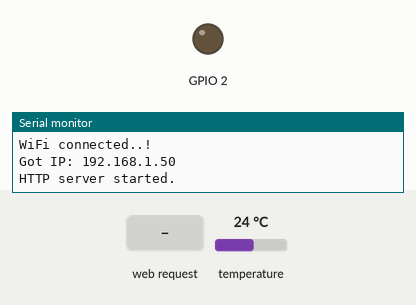
A program run on a simulated ESP32. Shown: output pins drawn as LEDs (lit = HIGH), the last lines printed to the serial monitor. Inputs (shaded band) come from the test bench; at power-on: temperature 24 °C. WiFi joins after 1.5 s; servers stay silent unless stated.

Above: at 3.3 s.
3.4 s: HTTP request GET /update received
At 5.7 s:
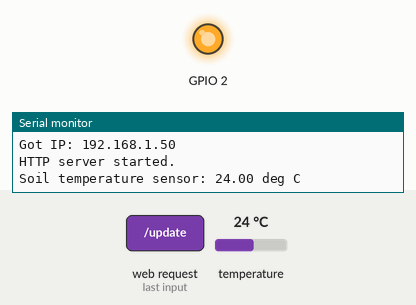
6.4 s: HTTP request GET / received
At 7.4 s:
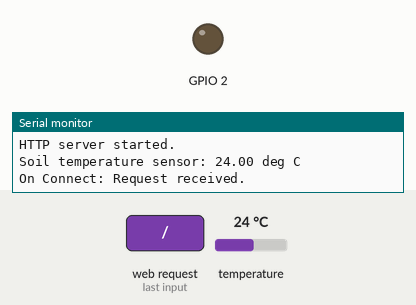
Timing chart, 0 to 9.4 s (numbered marks = the images above; inputs shaded):
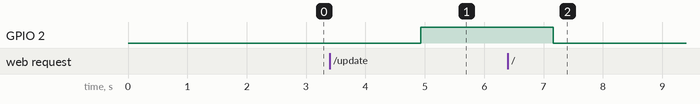

Measured:
- after the input at 3.4 s, GPIO 2: LOW → HIGH after 1.5 s
- after the input at 6.4 s, GPIO 2: HIGH → LOW after 0.76 s

The program:

main.cpp
```cpp
#include <WiFi.h>
#include <WebServer.h>
#include <Arduino.h>
#include "Sensors/SoilMoistureSensor/SoilMoistureSensor.hpp"
#include "Sensors/SoilTemperatureSensor/SoilTemperatureSensor.hpp"
#include "Sensors/DummySensor/DummySensor.hpp"
#include "Sensors/ISensor.hpp"
#include "../lib/defines.hpp"

#define SERIAL_BAUDRATE 9600

void handle_OnConnect();
void handle_NotFound();
void handle_update();
String SendHTML(uint8_t ledstatus);

// S E R V E R   S T U F F
// Tobias' crib:
// const char* ssid = "FTTH_XB6940";       // SSID for router here
// const char* password = "CeipgemRoyb5";  // Password for router here

// Alexanders crib:
const char* ssid = "NajbjergNet Stuen"; // SSID for router here
const char* password = "Esther121292";  // Password for router here
WebServer server(80);                   // Port 80 is the default HTTP port.

bool LEDstatus = LOW;

// Sensors
ISensor* mySoilMoistureSensor;
ISensor* myDummySensor;

void setup()
{
  Serial.begin(SERIAL_BAUDRATE);                   // Serial setup with baud rate.
  delay(100);

  mySoilMoistureSensor = new SoilTemperatureSensor();
  myDummySensor = new DummySensor();

  pinMode(LED_PIN, OUTPUT);               // Set LED_PIN as output pin.

  Serial.print("Connecting to "); Serial.println(ssid);

  WiFi.begin(ssid, password);             // Connect to local WiFi network.
  WiFi.setHostname("GreenhouseMonitor-A");
  Serial.print("Host name: "); Serial.println(WiFi.getHostname());

  while (WiFi.status() != WL_CONNECTED)   // While connection is not established;
  {
    delay(1000);
    Serial.print(".");
  }

  Serial.println("");
  Serial.println("WiFi connected..!");
  Serial.print("Got IP: ");  Serial.println(WiFi.localIP());

  server.on("/", handle_OnConnect);
  server.on("/update", handle_update);
  server.onNotFound(handle_NotFound);

  server.begin();
  Serial.println("HTTP server started.");
}

void loop()
{
  server.handleClient();
  if(LEDstatus)
    digitalWrite(LED_PIN, HIGH);
  else
    digitalWrite(LED_PIN, LOW);
}

void handle_OnConnect()
{
  LEDstatus = LOW;
  Serial.println("On Connect: Request received.");
  server.send(200, "text/html", SendHTML(LEDstatus));
}

void handle_update()
{
  if(LEDstatus)
  {
    LEDstatus = LOW;
    Serial.println(mySoilMoistureSensor->getNameAndData());
  }
  else
  {
    LEDstatus = HIGH;
    Serial.println(mySoilMoistureSensor->getNameAndData());
  }

  // String allData;
  // GET ALL SENSOR DATA:
  // for(int i = 0; i < sizeOfArray)

  server.send(200, "text/html", SendHTML(LEDstatus));
}

void handle_NotFound()
{
  server.send(404, "text/plain", "Not found");
}

String SendHTML(uint8_t ledstatus)
{
  String ptr = "<!DOCTYPE html> <html>\n";
  ptr +="<head><meta name=\"viewport\" content=\"width=device-width, initial-scale=1.0, user-scalable=no\">\n";
  ptr +="<title>GreenhouseMonitor_Alexander</title>\n";
  ptr +="<style>html { font-family: Helvetica; display: inline-block; margin: 0px auto; text-align: center;}\n";
  ptr +="body{margin-top: 50px;} h1 {color: #444444;margin: 50px auto 30px;} h3 {color: #444444;margin-bottom: 50px;}\n";
  ptr +=".button {display: block;width: 200px;background-color: #3498db;border: none;color: white;padding: 13px 30px;text-decoration: none;font-size: 25px;margin: 0px auto 35px;cursor: pointer;border-radius: 4px;}\n";
  ptr +=".button-update {background-color: #3498db;}\n";
  ptr +=".button-on:active {background-color: #2980b9;}\n";
  ptr +="p {font-size: 14px;color: #888;margin-bottom: 10px;}\n";
  ptr +="</style>\n";
  ptr +="</head>\n";
  ptr +="<body>\n";
  ptr +="<h1>GreenhouseMonitor_Alexander</h1>\n";
  ptr +="<h3>Click the button to get the latest data</h3>\n";
  ptr += "<h4>";
  ptr += mySoilMoistureSensor->getNameAndData();
  ptr += "</h4> \n <h4>";
  ptr += myDummySensor->getNameAndData();
  ptr += "</h4> \n";
  ptr +="<h4>LED Status: ";

  if(ledstatus)
    ptr += "ON";
  else
    ptr +="OFF";

  ptr += "</h4><a class=\"button button-off\" href=\"/update\">UPDATE</a>\n";

  ptr +="</body>\n";
  ptr +="</html>\n";
  return ptr;
}
```

DummySensor.hpp
```cpp
#ifndef __DUMMYSENSOR_H__
#define __DUMMYSENSOR_H__

/**
 * @file DummySensor.hpp
 * @author Alexander Najbjerg Christensen (alexander190591@gmail.com)
 * @brief
 * @version 0.1
 * @date 2020-09-07
 *
 * @copyright Copyright (c) 2020
 *
 */

#include "../ISensor.hpp"

class DummySensor : public ISensor
{
    String getData() {return "50%";};
    String getName() {return "DummySensor";};
    String getNameAndData()
    {
        String nameAndData = "";
        nameAndData += getName();
        nameAndData += ": ";
        nameAndData += getData();
        return nameAndData;
    };
};

#endif // __DUMMYSENSOR_H__
```

ISensor.hpp
```cpp
#ifndef __ISENSOR_H__
#define __ISENSOR_H__

/**
 * @file ISensor.hpp
 * @author Alexander Najbjerg Christensen (alexander190591@gmail.com)
 * @brief
 * @version 0.1
 * @date 2020-09-07
 *
 * @copyright Copyright (c) 2020
 *
 */

#include "Arduino.h"

class ISensor
{
public:
    virtual String getData() = 0;           //returning data as String
    virtual String getName() = 0;           //returning name as String
    virtual String getNameAndData() = 0;    //returning data and name concated on the form "''Name'': ''Data''"
};

#endif // __ISENSOR_H__
```

SoilMoistureSensor.cpp
```cpp
// (licence header left out)
#include "SoilMoistureSensor.hpp"
#include "../../../lib/defines.hpp"

/**
 * @brief Construct a new Soil Moisture Sensor:: Soil Moisture Sensor object
 *
 */
SoilMoistureSensor::SoilMoistureSensor()
{
    Serial.println("SoilMoistureSensor Constructor.");
}

/**
 * @brief Returns the soil moisture as a percentage between 0% to 100% as a string.
 *
 * @return String
 */
String SoilMoistureSensor::getData()
{
    double analogValue = readData();
    _moistureData = convertToPercentage(analogValue);
    String data = _moistureData + _unit;
    return data;
}

/**
 * @brief
 *
 * @return String
 */
String SoilMoistureSensor::getName()
{
    return _name;
}

/**
 * @brief
 *
 * @return String
 */
String SoilMoistureSensor::getNameAndData()
{
    String nameAndData = "";
    nameAndData += getName();
    nameAndData += ": ";
    nameAndData += getData();
    return nameAndData;
};

/**
 * @brief Reads analog value of soil moisture sensor.
 *
 * @return double Returns the value read. Between
 */
double SoilMoistureSensor::readData()
{
    return analogRead(SOIL_MOISTURE_1_PIN);
}

/**
 * @brief Private function for converting the read analog value to moisture in percentage.
 *
 * @param data Analog value from Soil Moisture Sensor.
 * @return double percentage of moisture measured in the soil.
 */
double SoilMoistureSensor::convertToPercentage(double analogValue)
{
    double soilmoisturepercent = 0;
    soilmoisturepercent = map(analogValue, _dryValue, _wetValue, 0, 100);
    soilmoisturepercent = soilmoisturepercent > 100 ? 100 : soilmoisturepercent;
    soilmoisturepercent = soilmoisturepercent < 0 ? 0 : soilmoisturepercent;
    return soilmoisturepercent;
}
```

SoilMoistureSensor.hpp
```cpp
#ifndef __SOILMOISTURESENSOR_H__
#define __SOILMOISTURESENSOR_H__

/**
 * @file SoilMoistureSensor.hpp
 * @author Alexander Najbjerg Christensen (alexander190591@gmail.com)
 * @brief
 * @version 0.1
 * @date 2020-09-07
 *
 * @copyright Copyright (c) 2020
 *
 */

#include "../ISensor.hpp"

class SoilMoistureSensor : public ISensor
{
public:
    SoilMoistureSensor();
    String getData();
    String getName();
    String getNameAndData();
private:
    double readData();
    double convertToPercentage(double analogValue);
    double _moistureData = 0.0;
    String _unit = " %";
    const String _name = "Soil moisture sensor";
    int _wetValue = 1558;                    // Set manually in wet water (go figure...). DO NOT TOUCH!
    int _dryValue = 3559;                    // Set manually in dry air. DO NOT TOUCH!
};

#endif // __SOILMOISTURESENSOR_H__
```

SoilTemperatureSensor.cpp
```cpp
// (licence header left out)
#include "SoilTemperatureSensor.hpp"
#include "../../../lib/defines.hpp"                         // For custom pin defenitions on the ESP32

/**
 * @brief Construct a new Soil Temperature Sensor:: Soil Temperature Sensor object.
 *        Sets up the OneWire object to listen to the data-pin connected to the DS18B20 soil temperature sensor.
 *        Sets up the protocol translating object (made by Dallas Temperature).
 */
SoilTemperatureSensor::SoilTemperatureSensor()
{
    // Setup
    _oneWire = new OneWire(SOIL_TEMPERATURE_1_PIN);          // Setup a oneWire instance to communicate with any OneWire device.
    _tempSensor = new DallasTemperature(&(*_oneWire));       // Pass the oneWire reference to Dallas Temperature.

    _tempSensor->begin();                                    // Start up the Dallas Temperature library.
}

/**
 * @brief Method called to receive the temperature in degrees Celcius as a string.
 *
 * @return String containing the temperature in degrees Celcius.
 */
String SoilTemperatureSensor::getData()
{
    String data = readTemp() + _unit;
    return data;
}

/**
 * @brief Method called to receive the name of the sensor as a String.
 *
 * @return String containing the name of the sensor.
 */
String SoilTemperatureSensor::getName()
{
    return _name;
}

/**
 * @brief Method called to receive the name of the sensor and temperature measured in degrees Celcius as a String.
 *
 * @return String containing name of the sensor and the temperature measured in degrees Celcius.
 */
String SoilTemperatureSensor::getNameAndData()
{
    String nameAndData = "";
    nameAndData += getName();
    nameAndData += ": ";
    nameAndData += getData();
    return nameAndData;
}

/**
 * @brief Private method used to request the temperature from the temperature sensor and receive the temperature in degrees Celcius as a double.
 *
 * @return double containing the temperature in degrees Celcius.
 */
double SoilTemperatureSensor::readTemp()
{
    _tempSensor->requestTemperatures();                     // Method needed to be able to call getTempCByIndex(0).

    return _tempSensor->getTempCByIndex(0);
}
```

SoilTemperatureSensor.hpp
```cpp
#ifndef __SOILTEMPERATURESENSOR_H__
#define __SOILTEMPERATURESENSOR_H__

/**
 * @file SoilTemperatureSensor.hpp
 * @author Alexander Najbjerg Christensen (alexander190591@gmail.com)
 * @brief The Soil Temperature Sensor is a DS18B20 Digital Temperature Sensor.
 *        More info here: https://randomnerdtutorials.com/esp32-ds18b20-temperature-arduino-ide/
 * @version 1.0
 * @date 2020-09-08
 *
 * @copyright Copyright (c) 2020
 *
 */

#include "../ISensor.hpp"
#include "DallasTemperature.h"                          // For temperature calculations
#include "OneWire.h"                                    // Communication protocol for 1-Wire to the DS18B20

class SoilTemperatureSensor: public ISensor
{
public:
    SoilTemperatureSensor();
    String getData();
    String getName();
    String getNameAndData();
private:
    double readTemp();
    String _unit = " deg C";
    const String _name = "Soil temperature sensor";
    OneWire* _oneWire;                                  // Pointer for the OneWire protocol object.
    DallasTemperature* _tempSensor;                     // Pointer for the DS18B20 protocol translator.
};

 #endif // __SOILTEMPERATURESENSOR_H__
```
